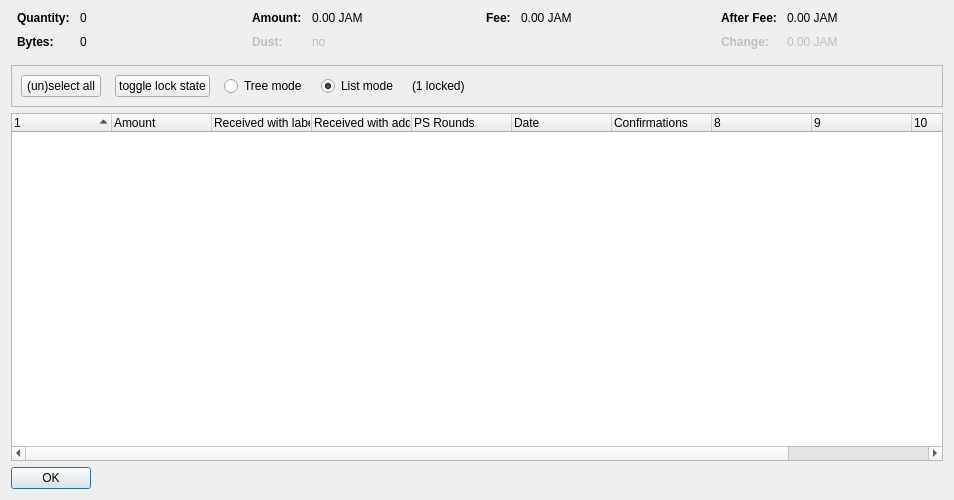
<?xml version="1.0" encoding="UTF-8"?>
<ui version="4.0">
 <class>CoinControlDialog</class>
 <widget class="QDialog" name="CoinControlDialog">
  <property name="geometry">
   <rect>
    <x>0</x>
    <y>0</y>
    <width>954</width>
    <height>500</height>
   </rect>
  </property>
  <property name="windowTitle">
   <string>Coin Selection</string>
  </property>
  <layout class="QVBoxLayout" name="verticalLayout">
   <item>
    <layout class="QHBoxLayout" name="horizontalLayoutTop" stretch="0,0,0,0">
     <property name="topMargin">
      <number>0</number>
     </property>
     <property name="bottomMargin">
      <number>10</number>
     </property>
     <item>
      <layout class="QFormLayout" name="formLayoutCoinControl1">
       <property name="horizontalSpacing">
        <number>10</number>
       </property>
       <property name="verticalSpacing">
        <number>10</number>
       </property>
       <property name="leftMargin">
        <number>6</number>
       </property>
       <property name="rightMargin">
        <number>6</number>
       </property>
       <item row="0" column="0">
        <widget class="QLabel" name="labelCoinControlQuantityText">
         <property name="font">
          <font>
           <weight>75</weight>
           <bold>true</bold>
          </font>
         </property>
         <property name="text">
          <string>Quantity:</string>
         </property>
        </widget>
       </item>
       <item row="0" column="1">
        <widget class="QLabel" name="labelCoinControlQuantity">
         <property name="cursor">
          <cursorShape>IBeamCursor</cursorShape>
         </property>
         <property name="contextMenuPolicy">
          <enum>Qt::ActionsContextMenu</enum>
         </property>
         <property name="text">
          <string notr="true">0</string>
         </property>
         <property name="textInteractionFlags">
          <set>Qt::LinksAccessibleByMouse|Qt::TextSelectableByKeyboard|Qt::TextSelectableByMouse</set>
         </property>
        </widget>
       </item>
       <item row="1" column="0">
        <widget class="QLabel" name="labelCoinControlBytesText">
         <property name="font">
          <font>
           <weight>75</weight>
           <bold>true</bold>
          </font>
         </property>
         <property name="text">
          <string>Bytes:</string>
         </property>
        </widget>
       </item>
       <item row="1" column="1">
        <widget class="QLabel" name="labelCoinControlBytes">
         <property name="cursor">
          <cursorShape>IBeamCursor</cursorShape>
         </property>
         <property name="contextMenuPolicy">
          <enum>Qt::ActionsContextMenu</enum>
         </property>
         <property name="text">
          <string notr="true">0</string>
         </property>
         <property name="textInteractionFlags">
          <set>Qt::LinksAccessibleByMouse|Qt::TextSelectableByKeyboard|Qt::TextSelectableByMouse</set>
         </property>
        </widget>
       </item>
      </layout>
     </item>
     <item>
      <layout class="QFormLayout" name="formLayoutCoinControl2">
       <property name="horizontalSpacing">
        <number>10</number>
       </property>
       <property name="verticalSpacing">
        <number>10</number>
       </property>
       <property name="leftMargin">
        <number>6</number>
       </property>
       <property name="rightMargin">
        <number>6</number>
       </property>
       <item row="0" column="0">
        <widget class="QLabel" name="labelCoinControlAmountText">
         <property name="font">
          <font>
           <weight>75</weight>
           <bold>true</bold>
          </font>
         </property>
         <property name="text">
          <string>Amount:</string>
         </property>
        </widget>
       </item>
       <item row="0" column="1">
        <widget class="QLabel" name="labelCoinControlAmount">
         <property name="cursor">
          <cursorShape>IBeamCursor</cursorShape>
         </property>
         <property name="contextMenuPolicy">
          <enum>Qt::ActionsContextMenu</enum>
         </property>
         <property name="text">
          <string notr="true">0.00 JAM</string>
         </property>
         <property name="textInteractionFlags">
          <set>Qt::LinksAccessibleByMouse|Qt::TextSelectableByKeyboard|Qt::TextSelectableByMouse</set>
         </property>
        </widget>
       </item>
       <item row="1" column="0">
        <widget class="QLabel" name="labelCoinControlLowOutputText">
         <property name="enabled">
          <bool>false</bool>
         </property>
         <property name="font">
          <font>
           <weight>75</weight>
           <bold>true</bold>
          </font>
         </property>
         <property name="text">
          <string>Dust:</string>
         </property>
        </widget>
       </item>
       <item row="1" column="1">
        <widget class="QLabel" name="labelCoinControlLowOutput">
         <property name="enabled">
          <bool>false</bool>
         </property>
         <property name="cursor">
          <cursorShape>IBeamCursor</cursorShape>
         </property>
         <property name="contextMenuPolicy">
          <enum>Qt::ActionsContextMenu</enum>
         </property>
         <property name="text">
          <string notr="true">no</string>
         </property>
         <property name="textInteractionFlags">
          <set>Qt::LinksAccessibleByMouse|Qt::TextSelectableByKeyboard|Qt::TextSelectableByMouse</set>
         </property>
        </widget>
       </item>
      </layout>
     </item>
     <item>
      <layout class="QFormLayout" name="formLayoutCoinControl3">
       <property name="horizontalSpacing">
        <number>10</number>
       </property>
       <property name="verticalSpacing">
        <number>10</number>
       </property>
       <property name="leftMargin">
        <number>6</number>
       </property>
       <property name="rightMargin">
        <number>6</number>
       </property>
       <item row="0" column="0">
        <widget class="QLabel" name="labelCoinControlFeeText">
         <property name="font">
          <font>
           <weight>75</weight>
           <bold>true</bold>
          </font>
         </property>
         <property name="text">
          <string>Fee:</string>
         </property>
        </widget>
       </item>
       <item row="0" column="1">
        <widget class="QLabel" name="labelCoinControlFee">
         <property name="cursor">
          <cursorShape>IBeamCursor</cursorShape>
         </property>
         <property name="contextMenuPolicy">
          <enum>Qt::ActionsContextMenu</enum>
         </property>
         <property name="text">
          <string notr="true">0.00 JAM</string>
         </property>
         <property name="textInteractionFlags">
          <set>Qt::LinksAccessibleByMouse|Qt::TextSelectableByKeyboard|Qt::TextSelectableByMouse</set>
         </property>
        </widget>
       </item>
      </layout>
     </item>
     <item>
      <layout class="QFormLayout" name="formLayoutCoinControl4">
       <property name="horizontalSpacing">
        <number>10</number>
       </property>
       <property name="verticalSpacing">
        <number>10</number>
       </property>
       <property name="leftMargin">
        <number>6</number>
       </property>
       <property name="rightMargin">
        <number>6</number>
       </property>
       <item row="0" column="0">
        <widget class="QLabel" name="labelCoinControlAfterFeeText">
         <property name="font">
          <font>
           <weight>75</weight>
           <bold>true</bold>
          </font>
         </property>
         <property name="text">
          <string>After Fee:</string>
         </property>
        </widget>
       </item>
       <item row="0" column="1">
        <widget class="QLabel" name="labelCoinControlAfterFee">
         <property name="cursor">
          <cursorShape>IBeamCursor</cursorShape>
         </property>
         <property name="contextMenuPolicy">
          <enum>Qt::ActionsContextMenu</enum>
         </property>
         <property name="text">
          <string notr="true">0.00 JAM</string>
         </property>
         <property name="textInteractionFlags">
          <set>Qt::LinksAccessibleByMouse|Qt::TextSelectableByKeyboard|Qt::TextSelectableByMouse</set>
         </property>
        </widget>
       </item>
       <item row="1" column="0">
        <widget class="QLabel" name="labelCoinControlChangeText">
         <property name="enabled">
          <bool>false</bool>
         </property>
         <property name="font">
          <font>
           <weight>75</weight>
           <bold>true</bold>
          </font>
         </property>
         <property name="text">
          <string>Change:</string>
         </property>
        </widget>
       </item>
       <item row="1" column="1">
        <widget class="QLabel" name="labelCoinControlChange">
         <property name="enabled">
          <bool>false</bool>
         </property>
         <property name="cursor">
          <cursorShape>IBeamCursor</cursorShape>
         </property>
         <property name="contextMenuPolicy">
          <enum>Qt::ActionsContextMenu</enum>
         </property>
         <property name="text">
          <string notr="true">0.00 JAM</string>
         </property>
         <property name="textInteractionFlags">
          <set>Qt::LinksAccessibleByMouse|Qt::TextSelectableByKeyboard|Qt::TextSelectableByMouse</set>
         </property>
        </widget>
       </item>
      </layout>
     </item>
    </layout>
   </item>
   <item>
    <widget class="QFrame" name="frame">
     <property name="minimumSize">
      <size>
       <width>0</width>
       <height>40</height>
      </size>
     </property>
     <property name="frameShape">
      <enum>QFrame::StyledPanel</enum>
     </property>
     <property name="frameShadow">
      <enum>QFrame::Sunken</enum>
     </property>
     <layout class="QHBoxLayout" name="horizontalLayout">
      <item>
       <layout class="QHBoxLayout" name="horizontalLayoutPanel" stretch="0,0,0,0,0,0">
        <property name="spacing">
         <number>14</number>
        </property>
        <item>
         <widget class="QPushButton" name="pushButtonSelectAll">
          <property name="sizePolicy">
           <sizepolicy hsizetype="Maximum" vsizetype="Fixed">
            <horstretch>0</horstretch>
            <verstretch>0</verstretch>
           </sizepolicy>
          </property>
          <property name="text">
           <string>(un)select all</string>
          </property>
          <property name="autoDefault">
           <bool>false</bool>
          </property>
         </widget>
        </item>
        <item>
         <widget class="QPushButton" name="pushButtonToggleLock">
          <property name="sizePolicy">
           <sizepolicy hsizetype="Maximum" vsizetype="Fixed">
            <horstretch>0</horstretch>
            <verstretch>0</verstretch>
           </sizepolicy>
          </property>
          <property name="text">
           <string>toggle lock state</string>
          </property>
          <property name="autoDefault">
           <bool>false</bool>
          </property>
         </widget>
        </item>
        <item>
         <widget class="QRadioButton" name="radioTreeMode">
          <property name="sizePolicy">
           <sizepolicy hsizetype="Maximum" vsizetype="Fixed">
            <horstretch>0</horstretch>
            <verstretch>0</verstretch>
           </sizepolicy>
          </property>
          <property name="text">
           <string>Tree mode</string>
          </property>
         </widget>
        </item>
        <item>
         <widget class="QRadioButton" name="radioListMode">
          <property name="sizePolicy">
           <sizepolicy hsizetype="Maximum" vsizetype="Fixed">
            <horstretch>0</horstretch>
            <verstretch>0</verstretch>
           </sizepolicy>
          </property>
          <property name="text">
           <string>List mode</string>
          </property>
          <property name="checked">
           <bool>true</bool>
          </property>
         </widget>
        </item>
        <item>
         <widget class="QLabel" name="labelLocked">
          <property name="text">
           <string>(1 locked)</string>
          </property>
         </widget>
        </item>
        <item>
         <spacer name="horizontalSpacer">
          <property name="orientation">
           <enum>Qt::Horizontal</enum>
          </property>
          <property name="sizeHint" stdset="0">
           <size>
            <width>40</width>
            <height>20</height>
           </size>
          </property>
         </spacer>
        </item>
       </layout>
      </item>
     </layout>
    </widget>
   </item>
   <item>
    <widget class="CoinControlTreeWidget" name="treeWidget">
     <property name="contextMenuPolicy">
      <enum>Qt::CustomContextMenu</enum>
     </property>
     <property name="sortingEnabled">
      <bool>false</bool>
     </property>
     <property name="columnCount">
      <number>11</number>
     </property>
     <attribute name="headerShowSortIndicator" stdset="0">
      <bool>true</bool>
     </attribute>
     <attribute name="headerStretchLastSection">
      <bool>false</bool>
     </attribute>
     <column>
      <property name="text">
       <string/>
      </property>
     </column>
     <column>
      <property name="text">
       <string>Amount</string>
      </property>
     </column>
     <column>
      <property name="text">
       <string>Received with label</string>
      </property>
     </column>
     <column>
      <property name="text">
       <string>Received with address</string>
      </property>
     </column>
     <column>
      <property name="text">
       <string>PS Rounds</string>
      </property>
     </column>
     <column>
      <property name="text">
       <string>Date</string>
      </property>
     </column>
     <column>
      <property name="text">
       <string>Confirmations</string>
      </property>
      <property name="toolTip">
       <string>Confirmed</string>
      </property>
     </column>
     <column>
      <property name="text">
       <string/>
      </property>
     </column>
     <column>
      <property name="text">
       <string/>
      </property>
     </column>
     <column>
      <property name="text">
       <string/>
      </property>
     </column>
     <column>
      <property name="text">
       <string/>
      </property>
     </column>
    </widget>
   </item>
   <item>
    <widget class="QDialogButtonBox" name="buttonBox">
     <property name="sizePolicy">
      <sizepolicy hsizetype="Maximum" vsizetype="Fixed">
       <horstretch>0</horstretch>
       <verstretch>0</verstretch>
      </sizepolicy>
     </property>
     <property name="orientation">
      <enum>Qt::Horizontal</enum>
     </property>
     <property name="standardButtons">
      <set>QDialogButtonBox::Ok</set>
     </property>
    </widget>
   </item>
  </layout>
 </widget>
 <customwidgets>
  <customwidget>
   <class>CoinControlTreeWidget</class>
   <extends>QTreeWidget</extends>
   <header>coincontroltreewidget.h</header>
  </customwidget>
 </customwidgets>
 <resources/>
 <connections/>
</ui>
